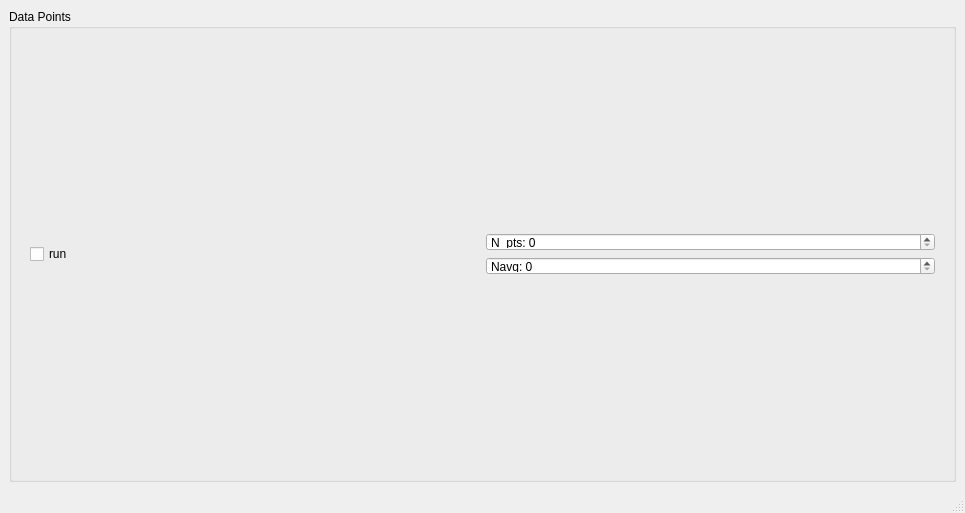
<?xml version="1.0" encoding="UTF-8"?>
<ui version="4.0">
 <class>hydraharp_mainWindow</class>
 <widget class="QMainWindow" name="hydraharp_mainWindow">
  <property name="geometry">
   <rect>
    <x>0</x>
    <y>0</y>
    <width>965</width>
    <height>513</height>
   </rect>
  </property>
  <property name="acceptDrops">
   <bool>false</bool>
  </property>
  <property name="windowTitle">
   <string>Simple XY Scan</string>
  </property>
  <widget class="QWidget" name="centralwidget">
   <layout class="QVBoxLayout" name="verticalLayout">
    <item>
     <widget class="QGroupBox" name="channel_optimizer_GroupBox">
      <property name="title">
       <string>Data Points</string>
      </property>
      <property name="alignment">
       <set>Qt::AlignLeading|Qt::AlignLeft|Qt::AlignTop</set>
      </property>
      <property name="flat">
       <bool>true</bool>
      </property>
      <property name="checkable">
       <bool>false</bool>
      </property>
      <layout class="QVBoxLayout" name="channel_optimizer_layout">
       <item>
        <widget class="QFrame" name="optimizer">
         <property name="sizePolicy">
          <sizepolicy hsizetype="Preferred" vsizetype="Maximum">
           <horstretch>0</horstretch>
           <verstretch>0</verstretch>
          </sizepolicy>
         </property>
         <property name="maximumSize">
          <size>
           <width>16777215</width>
           <height>60</height>
          </size>
         </property>
         <property name="sizeIncrement">
          <size>
           <width>0</width>
           <height>1</height>
          </size>
         </property>
         <layout class="QHBoxLayout" name="optimizer_layout">
          <item>
           <layout class="QVBoxLayout" name="B1">
            <item>
             <widget class="QCheckBox" name="run_checkBox">
              <property name="text">
               <string>run</string>
              </property>
             </widget>
            </item>
           </layout>
          </item>
          <item>
           <layout class="QVBoxLayout" name="verticalLayout_3">
            <item>
             <widget class="QDoubleSpinBox" name="N_pts_doubleSpinBox">
              <property name="prefix">
               <string>N_pts: </string>
              </property>
              <property name="decimals">
               <number>0</number>
              </property>
             </widget>
            </item>
            <item>
             <widget class="QDoubleSpinBox" name="Navg_doubleSpinBox">
              <property name="prefix">
               <string>Navg: </string>
              </property>
              <property name="decimals">
               <number>0</number>
              </property>
             </widget>
            </item>
           </layout>
          </item>
         </layout>
        </widget>
       </item>
      </layout>
     </widget>
    </item>
   </layout>
  </widget>
  <widget class="QMenuBar" name="menubar">
   <property name="geometry">
    <rect>
     <x>0</x>
     <y>0</y>
     <width>965</width>
     <height>21</height>
    </rect>
   </property>
  </widget>
  <widget class="QStatusBar" name="statusbar">
   <property name="minimumSize">
    <size>
     <width>0</width>
     <height>0</height>
    </size>
   </property>
   <property name="autoFillBackground">
    <bool>false</bool>
   </property>
   <property name="sizeGripEnabled">
    <bool>true</bool>
   </property>
  </widget>
 </widget>
 <resources/>
 <connections/>
</ui>
